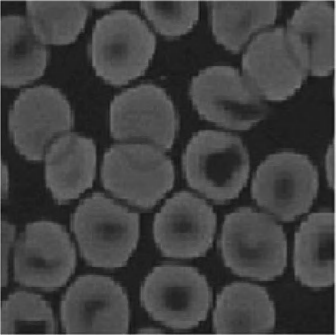
#> input picture images/cells.png, 336 x 335 px, found by its file name
$ python image_processing.py
#> lines starting #> are read from the running program, lines starting #| are printed output that depends on the picture
import numpy as np
import cv2 as cv
import math


def calculate_template_space(temp_side_length):
        return int(temp_side_length/2)


def median_filter(image, template_side_length):
    new_image = np.zeros(image.shape, image.dtype)
    # Coordinates are provided as (y,x), where the origin is at the top left of the image
    # So always remember that (-) is used instead of (+) to iterate
    template_space = calculate_template_space(template_side_length)
    template = []
    half_template = int((template_side_length-1)/2)

    for x in range(template_space, new_image.shape[1] - template_space):
        a = x + half_template
        for y in range(template_space, new_image.shape[0] - template_space):
            b = y + half_template
            # a and b basically imply that from any center point always start iterating at the top left of the template
            # Iteration:
            for c in range(0, template_side_length):
                for d in range(0, template_side_length):
                    template.append(image[b - d, a - c])
            template.sort()
            new_image[y, x] = template[int((int(math.pow(template_side_length, 2)) - 1) / 2)]
            template = []
    return new_image


def erosion(image, template_side_length, template):
    new_image = np.zeros(image.shape, image.dtype)
    # Coordinates are provided as (y,x), where the origin is at the top left of the image
    # So always remember that (-) is used instead of (+) to iterate
    template_space = calculate_template_space(template_side_length)
    half_template = int((template_side_length - 1) / 2)

    for x in range(template_space, new_image.shape[1] - template_space):
        for y in range(template_space, new_image.shape[0] - template_space):
            minimum = 256
            for c in range(0, template_side_length):
                for d in range(0, template_side_length):
                    a = x - half_template - 1 + c
                    b = y - half_template - 1 + d
                    sub = image[b, a] - template[d, c]
                    if sub < minimum:
                        if sub > 0:
                            minimum = sub
            new_image[y, x] = int(minimum)
    return new_image


def dilation(image, template_side_length, template):
    new_image = np.zeros(image.shape, image.dtype)
    # Coordinates are provided as (y,x), where the origin is at the top left of the image
    # So always remember that (-) is used instead of (+) to iterate
    template_space = calculate_template_space(template_side_length)
    half_template = int((template_side_length - 1) / 2)

    for x in range(template_space, new_image.shape[1] - template_space):
        for y in range(template_space, new_image.shape[0] - template_space):
            maximum = 0
            for c in range(0, template_side_length):
                for d in range(0, template_side_length):
                    a = x - half_template - 1 + c
                    b = y - half_template - 1 + d
                    sub = image[b, a] - template[d, c]
                    if sub > maximum:
                        if sub > 0:
                            maximum = sub
            new_image[y, x] = int(maximum)
    return new_image


def open_op(image, template_side_length, template):
    new_image = erosion(image, template_side_length, template)
    new_image_2 = dilation(new_image, template_side_length, template)
    return new_image_2


def close_op(image, template_side_length, template):
    new_image = dilation(image, template_side_length, template)
    new_image_2 = erosion(new_image, template_side_length, template)
    return new_image_2


if __name__ == "__main__":
    # [11 lines of commented-out code are left out]
    img = cv.imread("/home/vignesh/PycharmProjects/COS791_Ass1/median_erosion_dilation_image_filters/images/cells.png", cv.IMREAD_GRAYSCALE)
#> img is the input picture: shape (335, 336); min 15, max 234, mean 65.6
    filter_size = 9
    temp = np.zeros(img.shape, img.dtype)
    new_img = erosion(img, filter_size, temp)
#> after the loop in erosion, `for x in range(template_space, new_image.shape[1] - template_space):`:
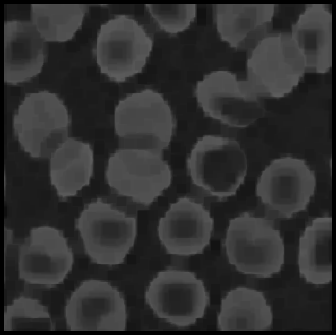
#> new_image: shape (335, 336); min 0, max 94, mean 47.1
    cv.imwrite("/home/vignesh/PycharmProjects/COS791_Ass1/median_erosion_dilation_image_filters/images/cells_eroded_" + str(filter_size) + "_.png", new_img)
    cv.waitKey(0)
    cv.destroyAllWindows()

    # Dilation
    img = cv.imread("/home/vignesh/PycharmProjects/COS791_Ass1/median_erosion_dilation_image_filters/images/cells.png", cv.IMREAD_GRAYSCALE)
    filter_size = 9
    temp = np.zeros(img.shape, img.dtype)
    new_img = dilation(img, filter_size, temp)
#> after the loop in dilation, `for x in range(template_space, new_image.shape[1] - template_space):`:
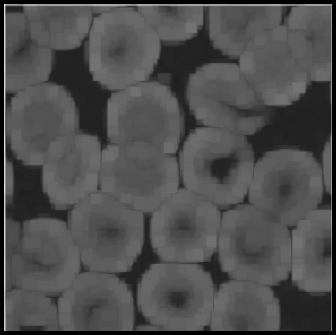
#> new_image: shape (335, 336); min 0, max 234, mean 78.2
    cv.imwrite("/home/vignesh/PycharmProjects/COS791_Ass1/median_erosion_dilation_image_filters/images/cells_dilated_" + str(filter_size) + "_.png", new_img)
    cv.waitKey(0)
    cv.destroyAllWindows()

    # Opening
    img = cv.imread("/home/vignesh/PycharmProjects/COS791_Ass1/median_erosion_dilation_image_filters/images/cells.png",
                    cv.IMREAD_GRAYSCALE)
    filter_size = 9
    temp = np.zeros(img.shape, img.dtype)
    new_img = open_op(img, filter_size, temp)
#> call 2 of dilation, with template_side_length = 9
#> after the loop in dilation (call 2), `for x in range(template_space, new_image.shape[1] - template_space):`:
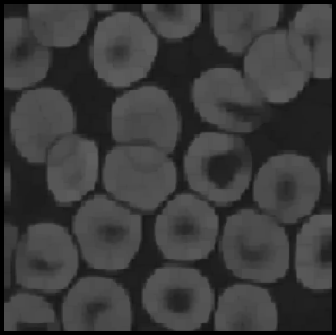
#> new_image: shape (335, 336); min 0, max 94, mean 58.6
    cv.imwrite(
        "/home/vignesh/PycharmProjects/COS791_Ass1/median_erosion_dilation_image_filters/images/cells_opened_" + str(
            filter_size) + "_.png", new_img)
    cv.waitKey(0)
    cv.destroyAllWindows()

    # Closing
    img = cv.imread("/home/vignesh/PycharmProjects/COS791_Ass1/median_erosion_dilation_image_filters/images/cells.png",
                    cv.IMREAD_GRAYSCALE)
    filter_size = 9
    temp = np.zeros(img.shape, img.dtype)
    new_img = close_op(img, filter_size, temp)
#> call 3 of erosion, with template_side_length = 9
#> after the loop in erosion (call 3), `for x in range(template_space, new_image.shape[1] - template_space):`:
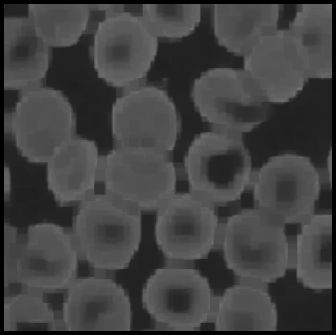
#> new_image: shape (335, 336); min 0, max 116, mean 65.5
    cv.imwrite(
        "/home/vignesh/PycharmProjects/COS791_Ass1/median_erosion_dilation_image_filters/images/cells_closed_" + str(
            filter_size) + "_.png", new_img)
    cv.waitKey(0)
    cv.destroyAllWindows()

# NOTES
# Still need to implement median filter to calculate border pixels
# Still need to explain effects of different template sizes by referring to the resulting images and book theory
# Still need to save images
# Powerpoint presentation
# Explain Salt and Pepper Noise for rotated fence
# Questions on WhatsApp

# CHECK BOOK VS CODE COMPATIBILITY FOR EROSION DILATION OPENING CLOSING
# CHECK MAIN CODE FOR THE ABOVE 4 AS WELL
# UNDERSTAND BOOK ABOVE
# UNDERSTAND EFFECT ON PICTURES
# CHECK TEXTBOOK AND NOTEBOOK FOR UNDERSTANDING OF IMPACT OF DIFFERENT TEMPLATES AND TEMPLATE SIZES
# CHECK ASSIGNMENT INSTRUCTIONS FOR THESE OPERATORS IN TERMS OF WHAT TO PRESENT
# CHOOSE MORE PICTURES

$ run again, with images/rotated_fence.png copied over images/cells.png
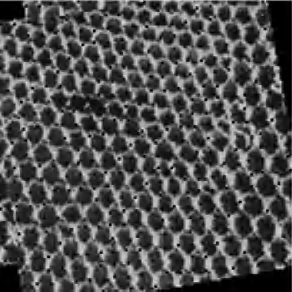
#> input picture images/rotated_fence.png, 292 x 292 px, found by its file name
#> img is the input picture: shape (292, 292); min 0, max 227, mean 79.7
#> after the loop in dilation (call 2), `for x in range(template_space, new_image.shape[1] - template_space):`:
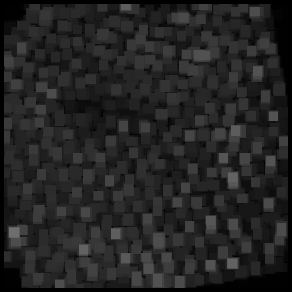
#> new_image: shape (292, 292); min 0, max 110, mean 35.7
#> after the loop in erosion (call 3), `for x in range(template_space, new_image.shape[1] - template_space):`:
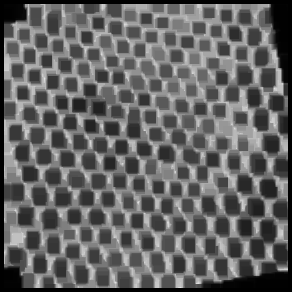
#> new_image: shape (292, 292); min 0, max 227, mean 100.4
